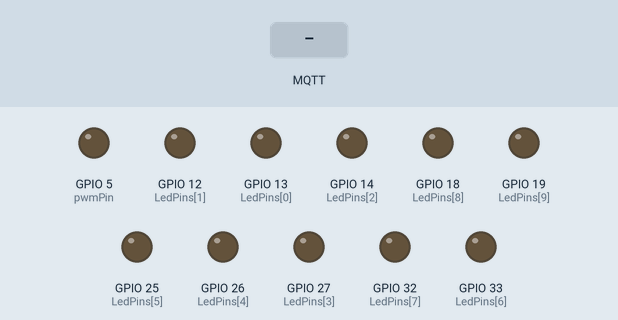
The sketch below on a simulated ESP32. Parts: output pins drawn as LEDs (lit = HIGH). Inputs (shaded band) come from the test bench. WiFi joins after 1.5 s; servers stay silent unless stated; no MQTT or app messages arrive unless stated; what the sketch prints to the serial monitor is not drawn.

Above: at 2.7 s.
2.8 s: MQTT message "ON" arrives on the first subscribed topic
At 5.6 s:
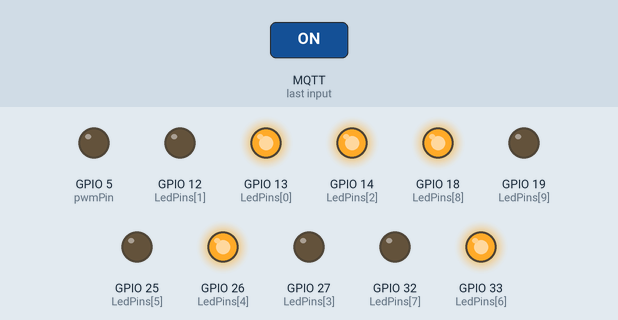
5.8 s: MQTT message "OFF" arrives on the first subscribed topic
At 7.4 s:
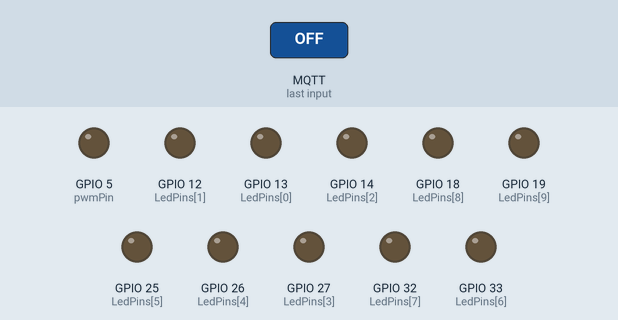
8.1 s: MQTT message "ON" arrives on the first subscribed topic
At 10.1 s:
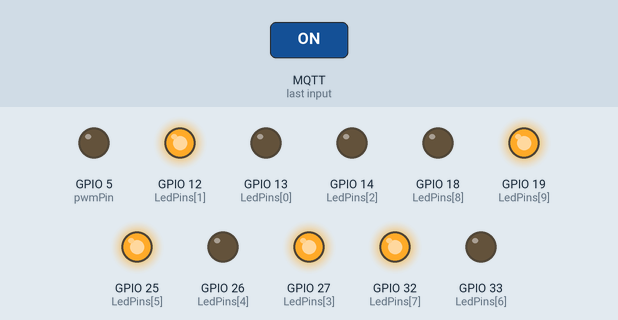
Timing chart, 0 to 20.1 s (numbered marks = the images above; inputs shaded):
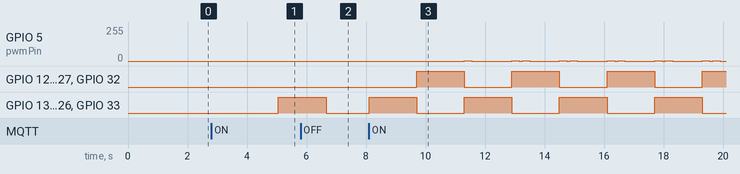

The sketch:

klientMQTTdiody.ino
```cpp
#include <WiFi.h>
#include <PubSubClient.h>
#include <WiFiClientSecure.h>
#include "LedControl.h"
#include "config.h"

WiFiClientSecure espClient;
PubSubClient client(espClient);

void setup_wifi() {
  delay(10);
  Serial.println();
  Serial.print("Łączenie z ");
  Serial.println(WIFI_SSID);

  WiFi.begin(WIFI_SSID, WIFI_PASSWORD);

  while (WiFi.status() != WL_CONNECTED) {
    delay(500);
    Serial.print(".");
  }

  Serial.println("");
  Serial.println("Połączono z Wi-Fi");

  espClient.setInsecure();
}

void callback(char* topic, byte* message, unsigned int length) {
  Serial.print("Wiadomość przychodząca z tematu: ");
  Serial.println(topic);

  String messageTemp;

  for (int i = 0; i < length; i++) {
    messageTemp += (char)message[i];
  }

  Serial.print("Wiadomość: ");
  Serial.println(messageTemp);


  if (messageTemp == "ON") {
    turnOnLed();
  }

  else if (messageTemp == "OFF") {
    turnOffLed();
  }
}

void reconnect() {
  static unsigned long lastReconnectAttempt = 0;
  unsigned long now = millis();

  if (!client.connected()) {
    if (now - lastReconnectAttempt > 5000) {
      lastReconnectAttempt = now;
      Serial.print("Próba połączenia z MQTT... ");

      if (client.connect("ESP32Client", MQTT_USERNAME, MQTT_PASSWORD)) {
        Serial.println("Połączono z MQTT!");
        client.subscribe(MQTT_TOPIC);
      } else {
        Serial.print("Błąd połączenia, rc=");
        Serial.print(client.state());
        Serial.println(" Próba ponownie za 5 sekund");
      }
    }
  }
}


void setup() {
  setupLed();
  Serial.begin(115200);
  setup_wifi();
  client.setServer(MQTT_BROKER, MQTT_PORT);
  client.setCallback(callback);
}

void loop() {
  if (!client.connected()) {
    reconnect();
  }
  client.loop();
  updateLedAnimation();
}
```

LedControl.cpp
```cpp
#include "LedControl.h"
#include <Arduino.h>

const int ledPin = 13;
const int pwmPin = 5;
const int pwmFrequency = 2000;
const int pwmResolution = 8;


int LedPins[] = { 13, 12, 14, 27, 26, 25, 33, 32, 18, 19 };
int pinCount = sizeof(LedPins) / sizeof(LedPins[0]);

bool ledState = false;
int animationStep = 0;


void setupLed() {
  for (int i = 0; i < pinCount; i++) {
    pinMode(LedPins[i], OUTPUT);
  }
  pinMode(pwmPin, OUTPUT);
  ledcAttach(pwmPin, pwmFrequency, pwmResolution);
}


void turnOnLed() {
  ledState = true;
  animationStep = 0;
  Serial.println("Diody włączone");
}

void turnOffLed() {
  ledState = false;
  for (int i = 0; i < pinCount; i++) {
    digitalWrite(LedPins[i], LOW);
  }
  Serial.println("Diody wyłączone");
}


void updateLedAnimation() {
  if (ledState) {
    for (int i = 0; i < pinCount; i++) {
      if (i % 2 == animationStep % 2) {
        digitalWrite(LedPins[i], HIGH);
      } else {
        digitalWrite(LedPins[i], LOW);
      }
    }
    ledcWrite(pwmPin, animationStep / 2);
    delay(250);
    ledcWrite(pwmPin, 0);
    delay(100);
    ledcWrite(pwmPin, animationStep / 3);
    delay(250);
    ledcWrite(pwmPin, 0);

    delay(1000);
    animationStep++;
  }
}
```

LedControl.h
```cpp
#ifndef LEDCONTROL_H
#define LEDCONTROL_H

void setupLed();
void turnOnLed();
void turnOffLed();
void updateLedAnimation();

#endif
```

config_example.h
```cpp
#ifndef CONFIG_H
#define CONFIG_H

#define WIFI_SSID "your-ssid"
#define WIFI_PASSWORD "your-password"

#define MQTT_BROKER "your-broker-url"
#define MQTT_PORT 1883
#define MQTT_USERNAME "your-mqtt-username"
#define MQTT_PASSWORD "your-mqtt-password"
#define MQTT_TOPIC "your-mqtt-topic"

#endif
```

Measured:
- after the input at 2.8 s, GPIO 13 (LedPins[0]), GPIO 14 (LedPins[2]), GPIO 18 (LedPins[8]), GPIO 26 (LedPins[4]), GPIO 33 (LedPins[6]): LOW → HIGH after 2.3 s
- after the input at 5.8 s, GPIO 12 (LedPins[1]), GPIO 19 (LedPins[9]), GPIO 25 (LedPins[5]), GPIO 27 (LedPins[3]), GPIO 32 (LedPins[7]): stays LOW (without the input it goes to HIGH after 0.86 s)
- after the input at 8.1 s, GPIO 5 (pwmPin): 0/255 → 1/255 after 3.2 s, → 0/255 0.25 s later, → 1/255 1.4 s later, → 0/255 0.25 s later, … (22 changes in this stretch); GPIO 12 (LedPins[1]): alternates HIGH for 1.6 s and LOW for 1.6 s, starting after 1.6 s
